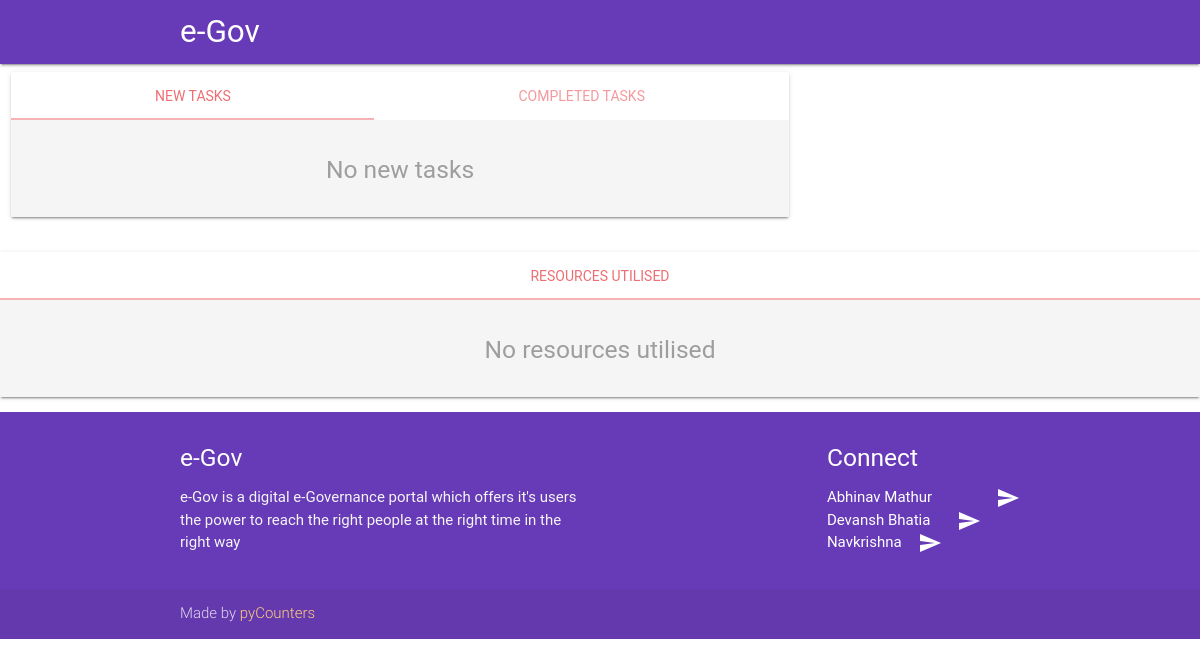
The page /department/1 on the database as committed earlier.
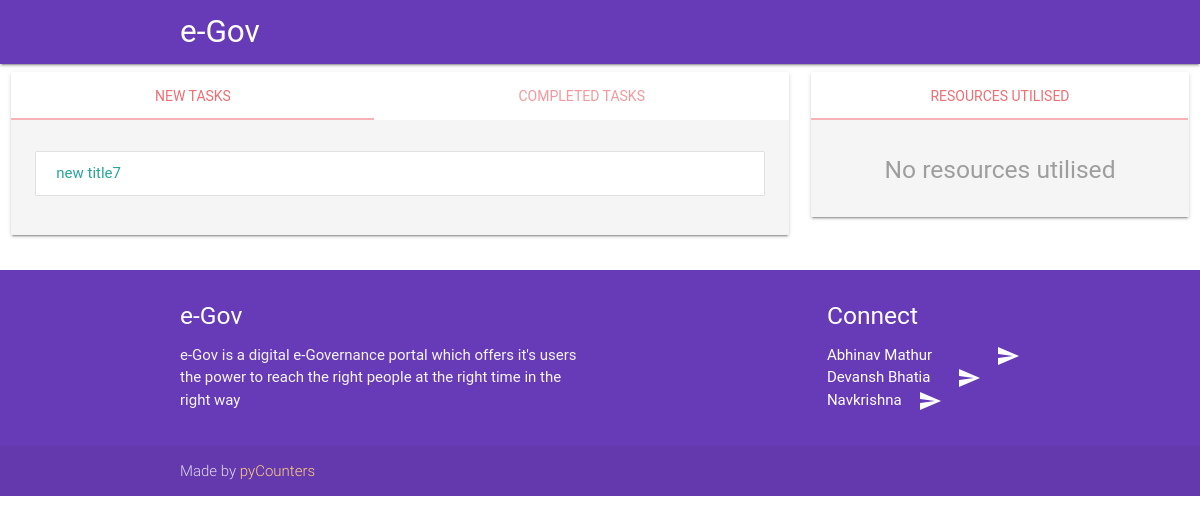
The same page on the database as committed later.
### complaint/models.py (models this page shows)
class complaint(models.Model):
    loc_choices = (
        ('23','SECTOR 23'),
        ('22','SECTOR 22'),
        ('14','SECTOR 14'),
    )
    title = models.CharField(max_length = 140,default="")
    department = models.IntegerField(default=None)
    location = models.CharField(max_length=5, choices = loc_choices)
    severity = models.IntegerField()
    description = models.TextField()
    solution = models.TextField(null=True,blank=True)
    posted = models.DateTimeField(default=timezone.now)
    created = models.DateTimeField(auto_now_add = True)
    assign = models.ForeignKey(resources, related_name = 'using', default = None, null=True)
    completed = models.BooleanField(default=False)
    completed_at = models.DateTimeField(auto_now = True)

### complaint/views.py (the view)
# urls.py: url(r'^department/(?P<id>\d+)', views.department_id, name="department"),
def department_id(request,id):
    new = complaint.objects.filter(department=id,completed=False).order_by('-created')
    done = complaint.objects.filter(department=id,completed=True).order_by('-completed_at')
    resource = resources.objects.filter(department=id)
    return render(request,'department.html', {'title':'Department','new':new,'done':done,'resource':resource})

### complaint/templates/department.html (shortened to what this page needs)
{% extends 'base.html' %} {% block content %}
<div class="row">
	<div class="col m8 s12">
		<div class="card">
			<div class="card-tabs">
				<ul class="tabs tabs-fixed-width">
					<li class="tab"><a class="active" href="#new">New Tasks</a></li>
					<li class="tab"><a href="#completed">Completed Tasks</a></li>
				</ul>
			</div>
			<div class="card-content grey lighten-4">
				<div id="new">
					{% if new %}
					<div class="collection">
						{% for new_obj in new %}
						<a href="{% url 'department_detail' new_obj.id %}" class="collection-item">{{ new_obj.title }}<span class="right-align">{{new_obj.severity}}</span></a>
						{% endfor %}
					{% else %}
					<h5 class="grey-text center">No new tasks</h5>
					{% endif %}
				</div>
			</div>
		</div>
	</div>
</div>
	<div class="col m4 s12">
		<div class="card">
			<div class="card-tabs">
				<ul class="tabs tabs-fixed-width">
					<li class="tab"><a href="#resources">Resources Utilised</a></li>
				</ul>
			</div>
			<div class="card-content grey lighten-4">
				<div id="resources">
					{% if resource %}
					<ul class="collection">
						{% for resource_obj in resource %}
						<li class="collection-item">{{resource.name}}</li>
						{% endfor %}
					</ul>
					{% else %}
					<h5 class="grey-text center">No resources utilised</h5>
					{% endif %}
				</div>
			</div>
		</div>
	</div>
</div>
{% endblock %}

### complaint/templates/base.html (shortened to what this page needs)
{% load static %}
<!DOCTYPE html>
<html lang="en">
<head>
	<link href="{% static 'css/materialize.min.css' %}" type="text/css" rel="stylesheet" media="screen,projection" />
	<link href="{% static 'css/style.css' %}" type="text/css" rel="stylesheet" media="screen,projection" />
	<link rel="stylesheet" href="{% static 'font-awesome/css/font-awesome.min.css' %}">
</head>
<body>
	<nav class="deep-purple" role="navigation">
		<div class="nav-wrapper container"><a id="logo-container" href="{% url 'index' %}" class="brand-logo">e-Gov</a></div>
	</nav>
	{% block content %} {% endblock %}
	<footer class="page-footer deep-purple">
		<div class="container">
			<div class="row">
				<div class="col l6 s12">
					<h5 class="white-text">e-Gov</h5>
					<p class="grey-text text-lighten-4">
						e-Gov is a digital e-Governance portal which offers it's users the power to reach the right people at the right time in the
						right way
					</p>
				</div>
				<div class="col l3 s12">
				</div>
				<div class="col l3 s12">
					<h5 class="white-text">Connect</h5>
					<ul>
						<li><a class="white-text" href="#!">Abhinav Mathur</a><i class="material-icons right">send</i></li>
						<li><a class="white-text" href="#!">Devansh Bhatia</a><i class="material-icons right">send</i></li>
						<li><a class="white-text" href="#!">Navkrishna</a><i class="material-icons right">send</i></li>
					</ul>
				</div>
			</div>
		</div>
		<div class="footer-copyright">
			<div class="container">
				Made by <a class="orange-text text-lighten-3" href="https://github.com/dbhrockzz/codencounter">pyCounters</a>
			</div>
		</div>
	</footer>
</body>
</html>

Rows that differ between the two databases and show on the page:
added complaint: title "new title", severity "7"
Other text that changed with them:
text no longer shown: "No new tasks"
